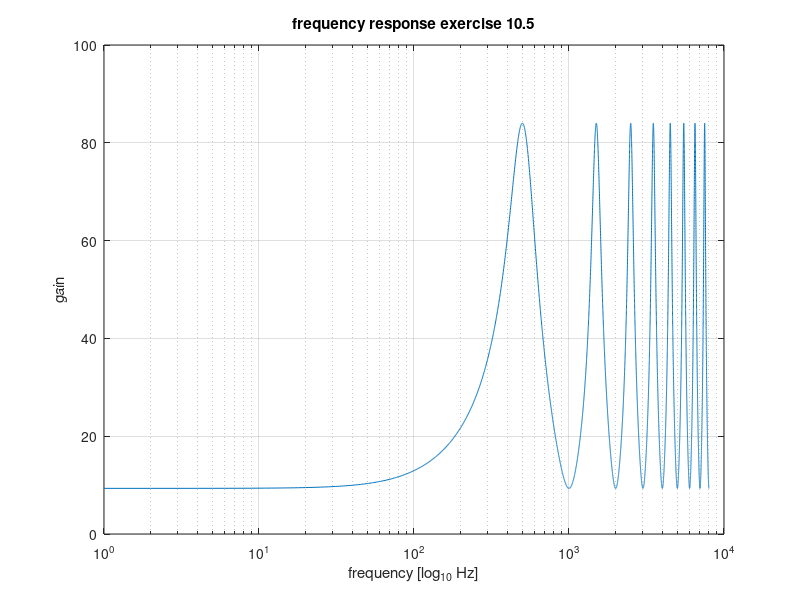

Recreate this plot in MATLAB.
clc
clear
close all
format short

% Exercise 10.5 in the book
frequencies = 0 : 8000;
fs = 1000;
omega = 2 * pi * frequencies / fs;  % convert to angular frequency

z_transform = @(omega) exp(i .* omega);
H_z = @(z) (14 - 28 * z.^(-1)) ./ (1 + 0.5 * z.^(-1));

figure
semilogx(frequencies, abs(H_z(z_transform(omega))))
grid on
xlabel('frequency [log_{10} Hz]')
ylabel('gain')
title('frequency response exercise 10.5')

